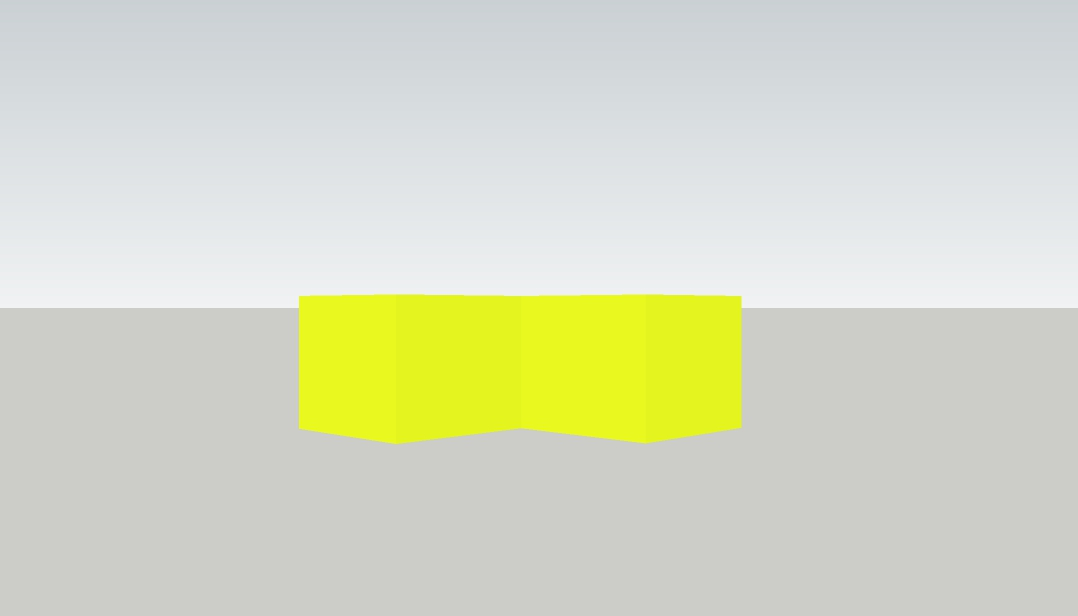
#> input picture Week 1/Cube03.jpg, 1078 x 616 px, found by its file name
$ python TaskI_-_OpenCVContoursContinued.py
#> lines starting #> are read from the running program, lines starting #| are printed output that depends on the picture; after the words box and inside, x2 and y2 are one past the last pixel; in counts of white or black regions, pixels touching at a corner belong together
# This is a pseudo code file for Merge Robotics, 2020, Infinite Recharge
# This is task I - > OpenCV "Contours Continued."  Not sure if it is clear by now,
# but OpenCV can do a lot of things, we need to understand what it offers to complete
# our vision code.  For a given single contour, (meaning it was imaged and masked and
# converted to a coordinate array), you need to be able to use a number of OpenCV functions.
# Please experiment with the following, easiest is to simply draw them back to a blank image
# or on top of original.  Some very important OpenCV produced actions van only br
# printed to the console or used in code to filter contours.

# Continuing from last week - contour perimeter, contour approximation, bounding rectangles,
# minimum enclosing circle, fitting elipse, fitting line, aspect ratio
# extent, solidity, equivalent diameter, orientation, points, min/max
# mean color, extreme points

# useful links
# https://docs.opencv.org/3.4.7/dd/d49/tutorial_py_contour_features.html
# https://docs.opencv.org/3.4.7/d1/d32/tutorial_py_contour_properties.html


import cv2
import numpy as np
import sys

print('Using python version {0}'.format(sys.version))
print('Using OpenCV Version = ', cv2.__version__)
print()

strImage = r'C:\Users\spice\Downloads\Robotics\Vision2020-Curriculum\Week 1\Cube03.jpg'

imgBGRInput = cv2.imread(strImage)
#> imgBGRInput is the input picture: shape (616, 1078, 3); mean B, G, R 197.6, 218.6, 214.6

#cv2.imshow('Original Image', imgBGRInput)

imgHVSInput = cv2.cvtColor(imgBGRInput, cv2.COLOR_BGR2HSV)
#> imgHVSInput: shape (616, 1078, 3); mean H, S, V 67.7, 27.2, 219.9

lower_yellow = np.array([28,128,128])
upper_yellow = np.array([32,255,255])

imgBinaryMask = cv2.inRange(imgHVSInput, lower_yellow, upper_yellow)
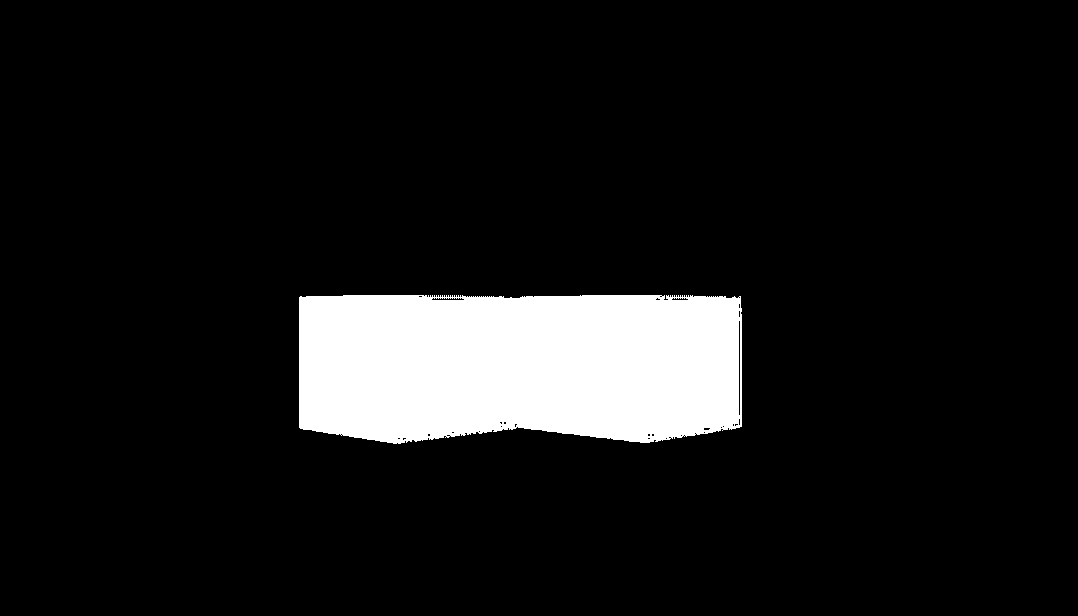
#> imgBinaryMask: shape (616, 1078); 9.3% white; 1 white region

imgColorMask = cv2.bitwise_and(imgHVSInput,imgHVSInput, mask = imgBinaryMask)
#> imgColorMask: shape (616, 1078, 3); mean H, S, V 3, 20.6, 22.9

#cv2.imshow('Original',imgBGRInput)
#cv2.imshow('Masked Image',imgBinaryMask)
#cv2.imshow('Coloured Masked Image',imgColorMask)

contours, hierarchy = cv2.findContours(imgBinaryMask, cv2.RETR_TREE, cv2.CHAIN_APPROX_SIMPLE)
#> contours = 36 contours, 32 with area under 20; largest, box (x1, y1, x2, y2) and area: (299, 295, 742, 444) 61368, (738, 320, 741, 416) 188, (431, 297, 465, 301) 79, (671, 297, 689, 301) 39

print ('found contours = ', len(contours))
#| found contours =  36
print(contours)
#> (printed output is left out)

#cv2.drawContours(imgBGRInput, contours, -1, (0,255,0), 3)

cv2.drawContours(imgColorMask, contours, -1, (0,255,0), 5)
#> imgColorMask: shape (616, 1078, 3); mean H, S, V 2.7, 22.5, 20.9
cv2.imshow('imgColorMask', imgColorMask)
cnt = contours[0]
#> cnt = contour of 475 points, box (x1, y1, x2, y2) (299, 295, 742, 444), area 61368
M = cv2.moments(cnt)
#> M = moments, m00 61367.5, centre m10/m00, m01/m00 = (519.5, 365.4)
print (M)

cx = int(M['m10']/M['m00'])
#> cx = 519
cy = int(M['m01']/M['m00'])
#> cy = 365

img = cv2.imread('Cube01.jpg',0)
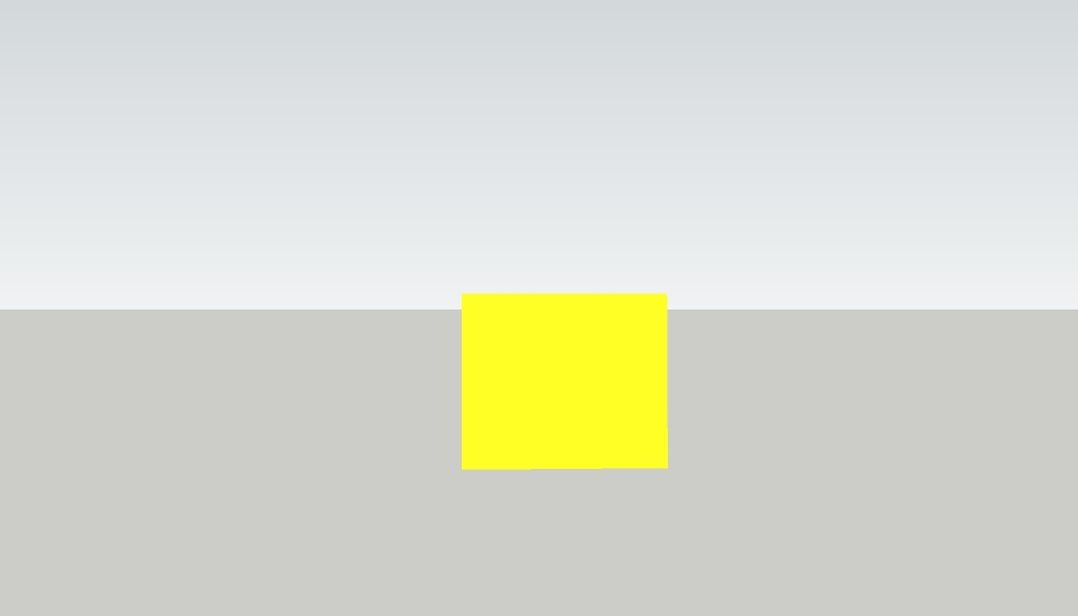
#> input picture CalibrationImages/Cube01.jpg, 1078 x 616 px, found by its file name
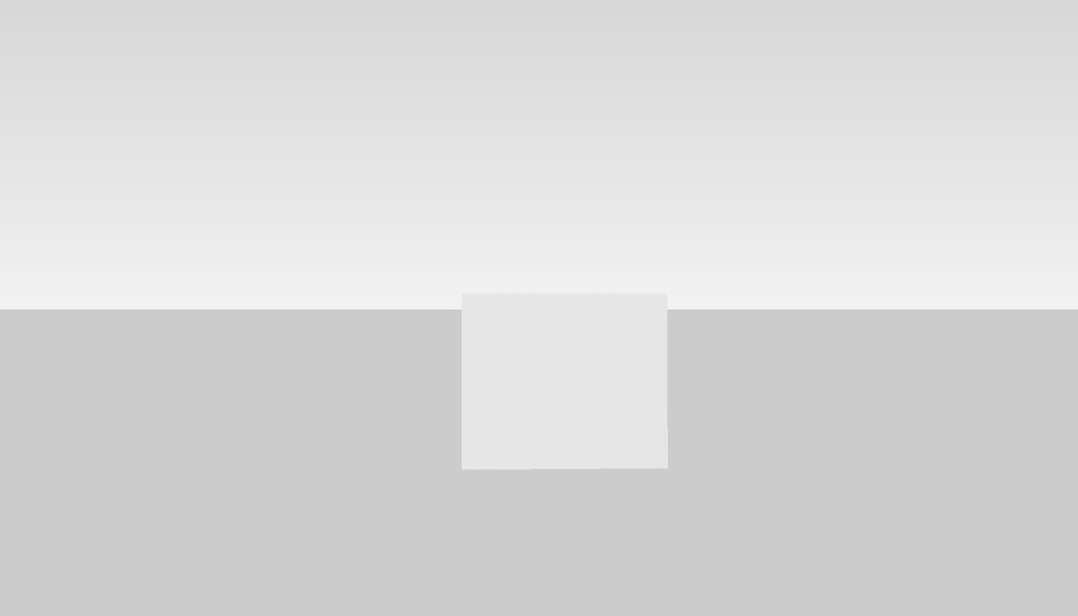
#> img: shape (616, 1078); min 198, max 248, mean 217.3
ret,thresh = cv2.threshold(img,127,255,0)
#> thresh: shape (616, 1078); every value is 255
contours,hierarchy = cv2.findContours(thresh, 1, 2)
#> contours = [[[0, 0], [0, 615], [1077, 615], [1077, 0]]]

area = cv2.contourArea(cnt)
#> area = 61367.5
print('Area: ' + str(area))

perimeter = cv2.arcLength(cnt,True)
#> perimeter = 1368.4
print('Perimeter: ' + str(perimeter))

epsilon = 0.1*cv2.arcLength(cnt,True)
#> epsilon = 136.8
approx = cv2.approxPolyDP(cnt,epsilon,True)
#> approx = [[299, 297], [741, 426]]

print('Epsilon: ' + str(epsilon))
cv2.drawContours(imgColorMask, approx, -1, (125,125,255), 15)
#> imgColorMask: shape (616, 1078, 3); mean H, S, V 2.8, 22.4, 21

hull = cv2.convexHull(cnt)
#> hull = contour of 18 points, box (x1, y1, x2, y2) (299, 295, 742, 444), area 63800
cv2.drawContours(imgColorMask, approx, -1, (255,125,125), 10)
#> imgColorMask: shape (616, 1078, 3); mean H, S, V 2.8, 22.4, 21

Convextivity = cv2.isContourConvex(cnt)
#> Convextivity = False
if (True):
    print('Convextivity: True')

else:
    print('Convextivity: False')

cx = int(M['m10']/M['m00'])
cy = int(M['m01']/M['m00'])

cv2.line(imgColorMask,(cx-10,cy-10),(cx+10,cy+10), (0,255,0),2)
#> imgColorMask: shape (616, 1078, 3); mean H, S, V 2.8, 22.4, 20.9
cv2.line(imgColorMask,(cx-10,cy+10),(cx+10,cy-10), (0,255,0),2)
#> imgColorMask: shape (616, 1078, 3); mean H, S, V 2.8, 22.4, 20.9


x,y,w,h = cv2.boundingRect(cnt)
#> x = 299; y = 295; w = 443; h = 149
cv2.rectangle(img,(x,y),(x+w,y+h),(0,255,0),2)
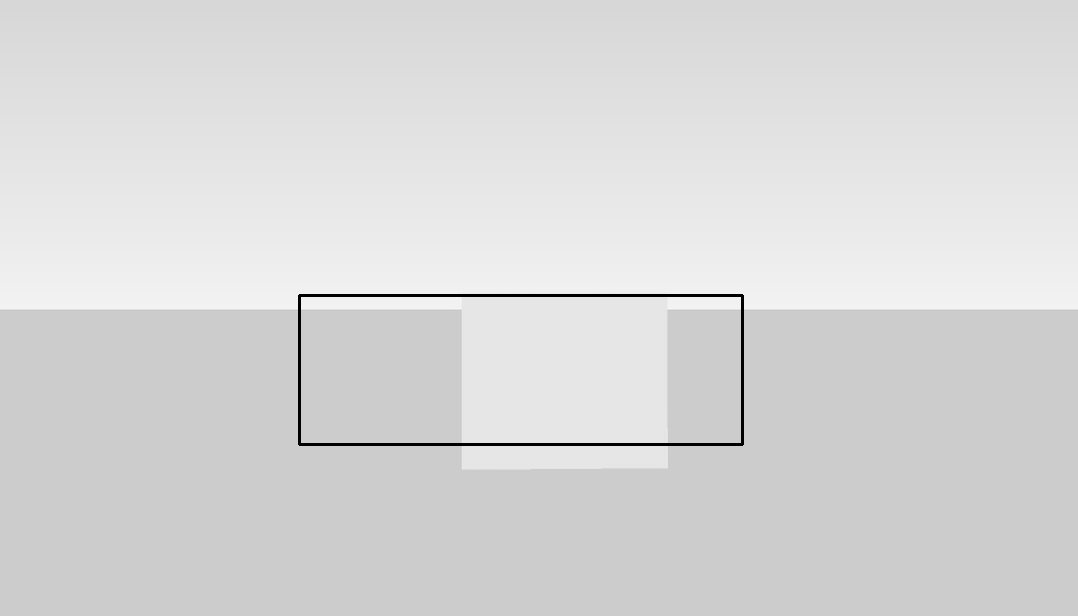
#> img: shape (616, 1078); 0.53% of pixels changed, all inside (x1, y1, x2, y2) = (298, 294, 744, 446)

rect = cv2.minAreaRect(cnt)
#> rect = ((520, 369), (148, 442), -90)
box = cv2.boxPoints(rect)
#> box = [[741, 443], [299, 443], [299, 295], [741, 295]]
box = np.int0(box)
cv2.drawContours(imgColorMask, [box],0,(0,0,255),2)
#> imgColorMask: shape (616, 1078, 3); mean H, S, V 2.8, 21.5, 22.2

(x,y),radius = cv2.minEnclosingCircle(cnt)
#> x = 519.9; y = 362; radius = 230.2
center = (int(x),int(y))
#> center = (519, 362)
radius = int(radius)
#> radius = 230
cv2.circle(imgColorMask,center,radius,(255,0,0),2)
#> imgColorMask: shape (616, 1078, 3); mean H, S, V 4.4, 21.5, 22.2

img = cv2.imread('Cube01.jpg',0)
ret,thresh = cv2.threshold(img,127,255,0)
contours,hierarchy = cv2.findContours(thresh, 1, 2)

ellipse = cv2.fitEllipse(cnt)
#> ellipse = ((509.2, 365.8), (141.2, 1384.5), 89.81)
cv2.ellipse(imgColorMask,ellipse,(255,255,0),2)
#> imgColorMask: shape (616, 1078, 3); mean H, S, V 6.9, 23.4, 21.8

rows,cols = imgColorMask.shape[:2]
#> rows = 616; cols = 1078
[vx,vy,x,y] = cv2.fitLine(cnt, cv2.DIST_L2,0,0.01,0.01)
#> vx = [0.995]; vy = [-0.0983]; x = [539.3]; y = [365.2]
lefty = int((-x*vy/vx) + y)
#> lefty = 418
righty = int(((cols-x)*vy/vx)+y)
#> righty = 311
cv2.line(imgColorMask,(cols-1,righty),(0,lefty),(255,255,255),2)
#> imgColorMask: shape (616, 1078, 3); mean H, S, V 8, 24.2, 22.5

extLeft = tuple(cnt[cnt[:, :, 0].argmin()][0])
#> extLeft = (299, 297)
extRight = tuple(cnt[cnt[:, :, 0].argmax()][0])
#> extRight = (741, 426)
extTop = tuple(cnt[cnt[:, :, 1].argmin()][0])
#> extTop = (343, 295)
extBot = tuple(cnt[cnt[:, :, 1].argmax()][0])
#> extBot = (393, 443)

cv2.drawContours(imgColorMask, [cnt], -1, (125, 0, 125), 2)
#> imgColorMask: shape (616, 1078, 3); mean H, S, V 8.3, 23.2, 22.8
cv2.circle(imgColorMask, extLeft, 8, (0, 0, 255), -2)
#> imgColorMask: shape (616, 1078, 3); mean H, S, V 8.2, 23.1, 22.8
cv2.circle(imgColorMask, extRight, 8, (0, 255, 0), -2)
#> imgColorMask: shape (616, 1078, 3); mean H, S, V 8.2, 23.2, 22.8
cv2.circle(imgColorMask, extTop, 8, (255, 0, 0), -2)
#> imgColorMask: shape (616, 1078, 3); mean H, S, V 8.2, 23.1, 22.8
cv2.circle(imgColorMask, extBot, 8, (255, 255, 255), -2)
#> imgColorMask: shape (616, 1078, 3); mean H, S, V 8.3, 23.2, 22.8

cv2.imshow('imgColorMask', imgColorMask)

k = cv2.waitKey(0)
#> (key Esc is pressed here)

cv2.destroyAllWindows()
